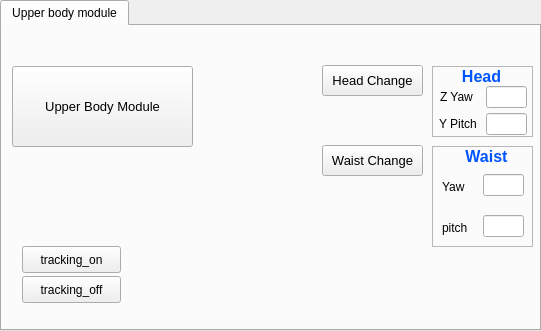
        <widget class="QTabWidget" name="tabWidget_2">
         <property name="geometry">
          <rect>
           <x>20</x>
           <y>370</y>
           <width>541</width>
           <height>331</height>
          </rect>
         </property>
         <property name="focusPolicy">
          <enum>Qt::TabFocus</enum>
         </property>
         <property name="currentIndex">
          <number>0</number>
         </property>
         <widget class="QWidget" name="tab_7">
          <attribute name="title">
           <string>Upper body module</string>
          </attribute>
          <widget class="QPushButton" name="tracking_off">
           <property name="geometry">
            <rect>
             <x>20</x>
             <y>250</y>
             <width>99</width>
             <height>27</height>
            </rect>
           </property>
           <property name="text">
            <string>tracking_off</string>
           </property>
          </widget>
          <widget class="QPushButton" name="upper_body_module_button">
           <property name="enabled">
            <bool>true</bool>
           </property>
           <property name="geometry">
            <rect>
             <x>10</x>
             <y>40</y>
             <width>181</width>
             <height>81</height>
            </rect>
           </property>
           <property name="font">
            <font>
             <pointsize>10</pointsize>
            </font>
           </property>
           <property name="text">
            <string>Upper Body Module</string>
           </property>
          </widget>
          <widget class="QFrame" name="frame_3">
           <property name="geometry">
            <rect>
             <x>430</x>
             <y>120</y>
             <width>101</width>
             <height>101</height>
            </rect>
           </property>
           <property name="frameShape">
            <enum>QFrame::StyledPanel</enum>
           </property>
           <property name="frameShadow">
            <enum>QFrame::Raised</enum>
           </property>
           <widget class="QLabel" name="label_27">
            <property name="geometry">
             <rect>
              <x>14</x>
              <y>0</y>
              <width>81</width>
              <height>21</height>
             </rect>
            </property>
            <property name="font">
             <font>
              <family>Ubuntu</family>
              <pointsize>24</pointsize>
              <weight>50</weight>
              <bold>false</bold>
             </font>
            </property>
            <property name="frameShape">
             <enum>QFrame::NoFrame</enum>
            </property>
            <property name="text">
             <string>&lt;!DOCTYPE HTML PUBLIC &quot;-//W3C//DTD HTML 4.0//EN&quot; &quot;http://www.w3.org/TR/REC-html40/strict.dtd&quot;&gt;
&lt;html&gt;&lt;head&gt;&lt;meta name=&quot;qrichtext&quot; content=&quot;1&quot; /&gt;&lt;style type=&quot;text/css&quot;&gt;
p, li { white-space: pre-wrap; }
&lt;/style&gt;&lt;/head&gt;&lt;body style=&quot; font-family:'Ubuntu'; font-size:24pt; font-weight:400; font-style:normal;&quot;&gt;
&lt;p align=&quot;center&quot; style=&quot; margin-top:12px; margin-bottom:12px; margin-left:0px; margin-right:0px; -qt-block-indent:0; text-indent:0px;&quot;&gt;&lt;span style=&quot; font-size:12pt; font-weight:600; color:#0055ff;&quot;&gt;Waist&lt;/span&gt;&lt;/p&gt;&lt;/body&gt;&lt;/html&gt;</string>
            </property>
            <property name="textFormat">
             <enum>Qt::AutoText</enum>
            </property>
            <property name="margin">
             <number>0</number>
            </property>
           </widget>
           <widget class="QLineEdit" name="Edit_waist_10">
            <property name="geometry">
             <rect>
              <x>51</x>
              <y>69</y>
              <width>41</width>
              <height>22</height>
             </rect>
            </property>
           </widget>
           <widget class="QLabel" name="label_60">
            <property name="geometry">
             <rect>
              <x>10</x>
              <y>71</y>
              <width>41</width>
              <height>22</height>
             </rect>
            </property>
            <property name="text">
             <string>pitch</string>
            </property>
           </widget>
           <widget class="QLineEdit" name="Edit_waist_9">
            <property name="geometry">
             <rect>
              <x>51</x>
              <y>28</y>
              <width>41</width>
              <height>22</height>
             </rect>
            </property>
           </widget>
           <widget class="QLabel" name="label_62">
            <property name="geometry">
             <rect>
              <x>10</x>
              <y>30</y>
              <width>41</width>
              <height>22</height>
             </rect>
            </property>
            <property name="text">
             <string>Yaw</string>
            </property>
           </widget>
          </widget>
          <widget class="QPushButton" name="waist_change_button">
           <property name="enabled">
            <bool>true</bool>
           </property>
           <property name="geometry">
            <rect>
             <x>320</x>
             <y>119</y>
             <width>101</width>
             <height>31</height>
            </rect>
           </property>
           <property name="font">
            <font>
             <pointsize>10</pointsize>
            </font>
           </property>
           <property name="text">
            <string>Waist Change</string>
           </property>
          </widget>
          <widget class="QPushButton" name="head_change_button">
           <property name="enabled">
            <bool>true</bool>
           </property>
           <property name="geometry">
            <rect>
             <x>320</x>
             <y>39</y>
             <width>101</width>
             <height>31</height>
            </rect>
           </property>
           <property name="font">
            <font>
             <pointsize>10</pointsize>
            </font>
           </property>
           <property name="text">
            <string>Head Change</string>
           </property>
          </widget>
          <widget class="QFrame" name="frame_14">
           <property name="geometry">
            <rect>
             <x>430</x>
             <y>40</y>
             <width>101</width>
             <height>71</height>
            </rect>
           </property>
           <property name="frameShape">
            <enum>QFrame::StyledPanel</enum>
           </property>
           <property name="frameShadow">
            <enum>QFrame::Raised</enum>
           </property>
           <widget class="QLabel" name="label_72">
            <property name="geometry">
             <rect>
              <x>8</x>
              <y>20</y>
              <width>51</width>
              <height>22</height>
             </rect>
            </property>
            <property name="text">
             <string>Z Yaw</string>
            </property>
           </widget>
           <widget class="QLabel" name="label_73">
            <property name="geometry">
             <rect>
              <x>7</x>
              <y>47</y>
              <width>51</width>
              <height>22</height>
             </rect>
            </property>
            <property name="text">
             <string>Y Pitch</string>
            </property>
           </widget>
           <widget class="QLabel" name="label_75">
            <property name="geometry">
             <rect>
              <x>24</x>
              <y>0</y>
              <width>51</width>
              <height>21</height>
             </rect>
            </property>
            <property name="font">
             <font>
              <family>Ubuntu</family>
              <pointsize>24</pointsize>
              <weight>50</weight>
              <bold>false</bold>
             </font>
            </property>
            <property name="frameShape">
             <enum>QFrame::NoFrame</enum>
            </property>
            <property name="text">
             <string>&lt;!DOCTYPE HTML PUBLIC &quot;-//W3C//DTD HTML 4.0//EN&quot; &quot;http://www.w3.org/TR/REC-html40/strict.dtd&quot;&gt;
&lt;html&gt;&lt;head&gt;&lt;meta name=&quot;qrichtext&quot; content=&quot;1&quot; /&gt;&lt;style type=&quot;text/css&quot;&gt;
p, li { white-space: pre-wrap; }
&lt;/style&gt;&lt;/head&gt;&lt;body style=&quot; font-family:'Ubuntu'; font-size:24pt; font-weight:400; font-style:normal;&quot;&gt;
&lt;p align=&quot;center&quot; style=&quot; margin-top:12px; margin-bottom:12px; margin-left:0px; margin-right:0px; -qt-block-indent:0; text-indent:0px;&quot;&gt;&lt;span style=&quot; font-size:12pt; font-weight:600; color:#0055ff;&quot;&gt;Head&lt;/span&gt;&lt;/p&gt;&lt;/body&gt;&lt;/html&gt;</string>
            </property>
            <property name="textFormat">
             <enum>Qt::AutoText</enum>
            </property>
            <property name="margin">
             <number>0</number>
            </property>
           </widget>
           <widget class="QLineEdit" name="Edit_head_8">
            <property name="geometry">
             <rect>
              <x>54</x>
              <y>20</y>
              <width>41</width>
              <height>22</height>
             </rect>
            </property>
           </widget>
           <widget class="QLineEdit" name="Edit_head_7">
            <property name="geometry">
             <rect>
              <x>54</x>
              <y>47</y>
              <width>41</width>
              <height>22</height>
             </rect>
            </property>
           </widget>
          </widget>
          <widget class="QPushButton" name="tracking_on">
           <property name="geometry">
            <rect>
             <x>20</x>
             <y>220</y>
             <width>99</width>
             <height>27</height>
            </rect>
           </property>
           <property name="text">
            <string>tracking_on</string>
           </property>
          </widget>
         </widget>
        </widget>
